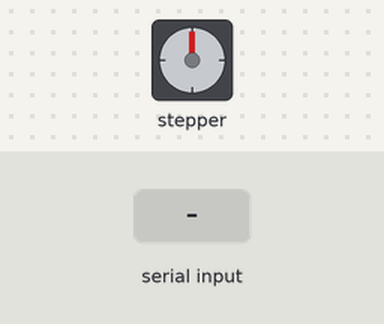
The sketch below on a simulated Arduino Uno, built with avr-gcc and run on an emulated ATmega328P. Shown: stepper motor. Wiring (inferred from the names in the program): stepper motor driver (200 steps per turn assumed): step pin 5; direction pin 6. The inputs (shaded band) are chosen by the test bench. What the sketch prints to the serial monitor is not drawn.

Above: at 1.2 s.
1.3 s: "start\n" received over Serial
At 1.45 s:
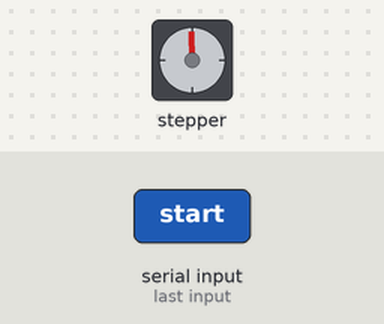
At 2.35 s:
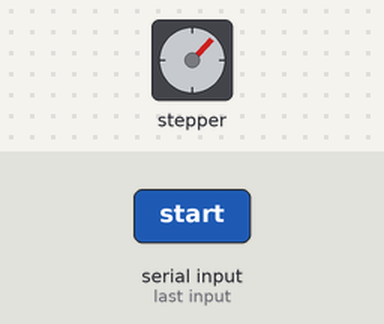
4.3 s: "1\n" received over Serial
5.8 s: "start\n" received over Serial
At 5.95 s:
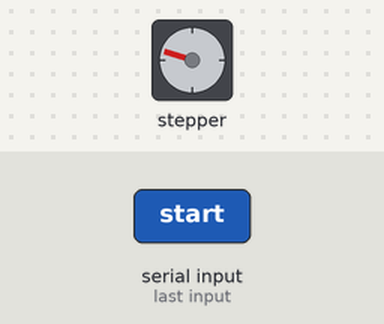
8.8 s: "pause\n" received over Serial
Timing chart, 0 to 11.3 s (numbered marks = the images above; inputs shaded):
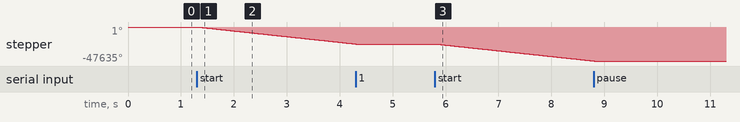

Measured:
- after the input at 1.3 s, stepper: keeps turning counter-clockwise at about 7949°/s, starting at once
- after the input at 5.8 s, stepper: keeps turning counter-clockwise at about 7949°/s, starting at once

The sketch:

line.ino
```cpp
// 定义引脚
const int PUL_PIN = 5;   // PUL+ 连接到数字引脚9
const int DIR_PIN = 6;  // DIR+ 连接到数字引脚10

// 步进电机参数
const int STEP_DELAY = 100; // 脉冲间隔（微秒），控制速度

// 全局变量
bool isRunning = false;     // 运行状态标志
bool isPaused = false;      // 暂停状态标志
unsigned long startTime;    // 开始时间
const unsigned long RUN_TIME = 3000; // 运行时间5秒（毫秒）

void setup() {
  // 初始化引脚模式
  pinMode(PUL_PIN, OUTPUT);
  pinMode(DIR_PIN, OUTPUT);

  // 设置方向为正转（假设高电平为正转）
  digitalWrite(DIR_PIN, LOW);

  // 初始化串口通信（用于接收命令）
  Serial.begin(9600);
  Serial.println("步进电机控制系统");
  Serial.println("命令列表:");
  Serial.println("start - 开始5秒连续脉冲");
  Serial.println("pause - 暂停/继续");
  Serial.println("stop - 停止");
  Serial.println("status - 查看状态");
}

void loop() {
  // 检查串口命令
  checkSerialCommands();

  // 如果正在运行且未暂停
  if (isRunning && !isPaused) {
    // 检查是否超过5秒
    if (millis() - startTime >= RUN_TIME) {
      stopMotor();
      return;
    }

    // 产生脉冲
    generatePulse();
  }
}

// 产生单个脉冲
void generatePulse() {
  digitalWrite(PUL_PIN, HIGH);
  delayMicroseconds(STEP_DELAY);
  digitalWrite(PUL_PIN, LOW);
  delayMicroseconds(STEP_DELAY);
}

// 开始运行5秒
void startMotor() {
  if (!isRunning) {
    isRunning = true;
    isPaused = false;
    startTime = millis();
    Serial.println("开始5秒连续脉冲");
  } else {
    Serial.println("电机已在运行中");
  }
}

// 暂停或继续
void pauseMotor() {
  if (isRunning) {
    isPaused = !isPaused;  // 切换暂停状态
    if (isPaused) {
      Serial.println("电机已暂停");
    } else {
      Serial.println("电机继续运行");
      // 更新开始时间以补偿暂停的时间
      startTime = millis() - (millis() - startTime);
    }
  } else {
    Serial.println("电机未在运行");
  }
}

// 停止电机
void stopMotor() {
  isRunning = false;
  isPaused = false;
  Serial.println("电机已停止");
}

// 查看状态
void showStatus() {
  Serial.println("=== 电机状态 ===");
  Serial.print("运行状态: ");
  Serial.println(isRunning ? "运行中" : "停止");
  Serial.print("暂停状态: ");
  Serial.println(isPaused ? "已暂停" : "未暂停");

  if (isRunning) {
    unsigned long elapsed = millis() - startTime;
    unsigned long remaining = RUN_TIME - elapsed;
    Serial.print("已运行时间: ");
    Serial.print(elapsed / 1000.0);
    Serial.println(" 秒");
    Serial.print("剩余时间: ");
    Serial.print(max(0, remaining) / 1000.0);
    Serial.println(" 秒");
  }
  Serial.println("=================");
}

// 检查串口命令
void checkSerialCommands() {
  if (Serial.available() > 0) {
    String command = Serial.readStringUntil('\n');
    command.trim();        // 去除首尾空格
    command.toLowerCase(); // 转换为小写

    if (command == "start") {
      startMotor();
    }
    else if (command == "pause") {
      pauseMotor();
    }
    else if (command == "stop") {
      stopMotor();
    }
    else if (command == "status") {
      showStatus();
    }
    else {
      Serial.println("未知命令，可用命令: start, pause, stop, status");
    }
  }
}
```
